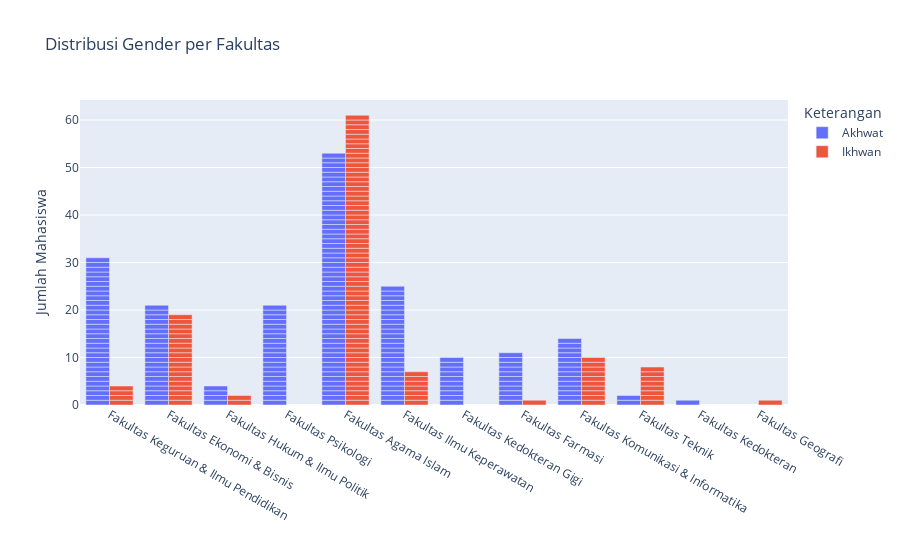

The notebook cell saved with this chart:
### Code cell
fig = px.bar(df, x='Fakultas', color='Keterangan',
             title='Distribusi Gender per Fakultas',
             barmode='group')
fig.update_layout(xaxis_title='', yaxis_title='Jumlah Mahasiswa')
fig.show()

### Figure 1 — Plotly figure (JSON) as saved in the notebook; plotly's stock layout.template omitted (floating-point values rounded to 4 significant figures; data arrays with more than 128 entries replaced by an {"elided": "..."} marker saying what was removed)
{"data": [{"alignmentgroup": "True", "hovertemplate": "Keterangan=Akhwat<br>Fakultas=%{x}<br>count=%{y}<extra></extra>", "legendgroup": "Akhwat", "marker": {"color": "#636efa", "pattern": {"shape": ""}}, "name": "Akhwat", "offsetgroup": "Akhwat", "orientation": "v", "showlegend": true, "textposition": "auto", "type": "bar", "x": {"elided": "193 str values"}, "xaxis": "x", "y": {"elided": "193 int values"}, "yaxis": "y"}, {"alignmentgroup": "True", "hovertemplate": "Keterangan=Ikhwan<br>Fakultas=%{x}<br>count=%{y}<extra></extra>", "legendgroup": "Ikhwan", "marker": {"color": "#EF553B", "pattern": {"shape": ""}}, "name": "Ikhwan", "offsetgroup": "Ikhwan", "orientation": "v", "showlegend": true, "textposition": "auto", "type": "bar", "x": ["Fakultas Keguruan & Ilmu Pendidikan", "Fakultas Keguruan & Ilmu Pendidikan", "Fakultas Keguruan & Ilmu Pendidikan", "Fakultas Ekonomi & Bisnis", "Fakultas Ekonomi & Bisnis", "Fakultas Ekonomi & Bisnis", "Fakultas Ekonomi & Bisnis", "Fakultas Ekonomi & Bisnis", "Fakultas Ekonomi & Bisnis", "Fakultas Ekonomi & Bisnis", "Fakultas Ekonomi & Bisnis", "Fakultas Ekonomi & Bisnis", "Fakultas Ekonomi & Bisnis", "Fakultas Ekonomi & Bisnis", "Fakultas Ekonomi & Bisnis", "Fakultas Ekonomi & Bisnis", "Fakultas Hukum & Ilmu Politik", "Fakultas Hukum & Ilmu Politik", "Fakultas Teknik", "Fakultas Teknik", "Fakultas Teknik", "Fakultas Teknik", "Fakultas Teknik", "Fakultas Agama Islam", "Fakultas Agama Islam", "Fakultas Agama Islam", "Fakultas Agama Islam", "Fakultas Agama Islam", "Fakultas Agama Islam", "Fakultas Agama Islam", "Fakultas Agama Islam", "Fakultas Agama Islam", "Fakultas Agama Islam", "Fakultas Agama Islam", "Fakultas Agama Islam", "Fakultas Agama Islam", "Fakultas Agama Islam", "Fakultas Agama Islam", "Fakultas Agama Islam", "Fakultas Agama Islam", "Fakultas Agama Islam", "Fakultas Agama Islam", "Fakultas Agama Islam", "Fakultas Agama Islam", "Fakultas Agama Islam", "Fakultas Agama Islam", "Fakultas Agama Islam", "Fakultas Agama Islam", "Fakultas Agama Islam", "Fakultas Agama Islam", "Fakultas Agama Islam", "Fakultas Agama Islam", "Fakultas Agama Islam", "Fakultas Agama Islam", "Fakultas Agama Islam", "Fakultas Agama Islam", "Fakultas Agama Islam", "Fakultas Agama Islam", "Fakultas Agama Islam", "Fakultas Agama Islam", "Fakultas Agama Islam", "Fakultas Agama Islam", "Fakultas Agama Islam", "Fakultas Ilmu Keperawatan", "Fakultas Ilmu Keperawatan", "Fakultas Ilmu Keperawatan", "Fakultas Ilmu Keperawatan", "Fakultas Ilmu Keperawatan", "Fakultas Ilmu Keperawatan", "Fakultas Komunikasi & Informatika", "Fakultas Komunikasi & Informatika", "Fakultas Komunikasi & Informatika", "Fakultas Komunikasi & Informatika", "Fakultas Komunikasi & Informatika", "Fakultas Keguruan & Ilmu Pendidikan", "Fakultas Ekonomi & Bisnis", "Fakultas Ekonomi & Bisnis", "Fakultas Ekonomi & Bisnis", "Fakultas Teknik", "Fakultas Agama Islam", "Fakultas Agama Islam", "Fakultas Agama Islam", "Fakultas Agama Islam", "Fakultas Agama Islam", "Fakultas Agama Islam", "Fakultas Agama Islam", "Fakultas Agama Islam", "Fakultas Agama Islam", "Fakultas Agama Islam", "Fakultas Agama Islam", "Fakultas Agama Islam", "Fakultas Farmasi", "Fakultas Komunikasi & Informatika", "Fakultas Komunikasi & Informatika", "Fakultas Ekonomi & Bisnis", "Fakultas Ekonomi & Bisnis", "Fakultas Ekonomi & Bisnis", "Fakultas Teknik", "Fakultas Teknik", "Fakultas Geografi", "Fakultas Agama Islam", "Fakultas Agama Islam", "Fakultas Agama Islam", "Fakultas Agama Islam", "Fakultas Agama Islam", "Fakultas Agama Islam", "Fakultas Agama Islam", "Fakultas Agama Islam", "Fakultas Agama Islam", "Fakultas Ilmu Keperawatan", "Fakultas Komunikasi & Informatika", "Fakultas Komunikasi & Informatika", "Fakultas Komunikasi & Informatika"], "xaxis": "x", "y": [1, 1, 1, 1, 1, 1, 1, 1, 1, 1, 1, 1, 1, 1, 1, 1, 1, 1, 1, 1, 1, 1, 1, 1, 1, 1, 1, 1, 1, 1, 1, 1, 1, 1, 1, 1, 1, 1, 1, 1, 1, 1, 1, 1, 1, 1, 1, 1, 1, 1, 1, 1, 1, 1, 1, 1, 1, 1, 1, 1, 1, 1, 1, 1, 1, 1, 1, 1, 1, 1, 1, 1, 1, 1, 1, 1, 1, 1, 1, 1, 1, 1, 1, 1, 1, 1, 1, 1, 1, 1, 1, 1, 1, 1, 1, 1, 1, 1, 1, 1, 1, 1, 1, 1, 1, 1, 1, 1, 1, 1, 1, 1, 1], "yaxis": "y"}], "layout": {"barmode": "group", "legend": {"title": {"text": "Keterangan"}, "tracegroupgap": 0}, "title": {"text": "Distribusi Gender per Fakultas"}, "xaxis": {"anchor": "y", "domain": [0, 1], "title": {"text": ""}}, "yaxis": {"anchor": "x", "domain": [0, 1], "title": {"text": "Jumlah Mahasiswa"}}}}
